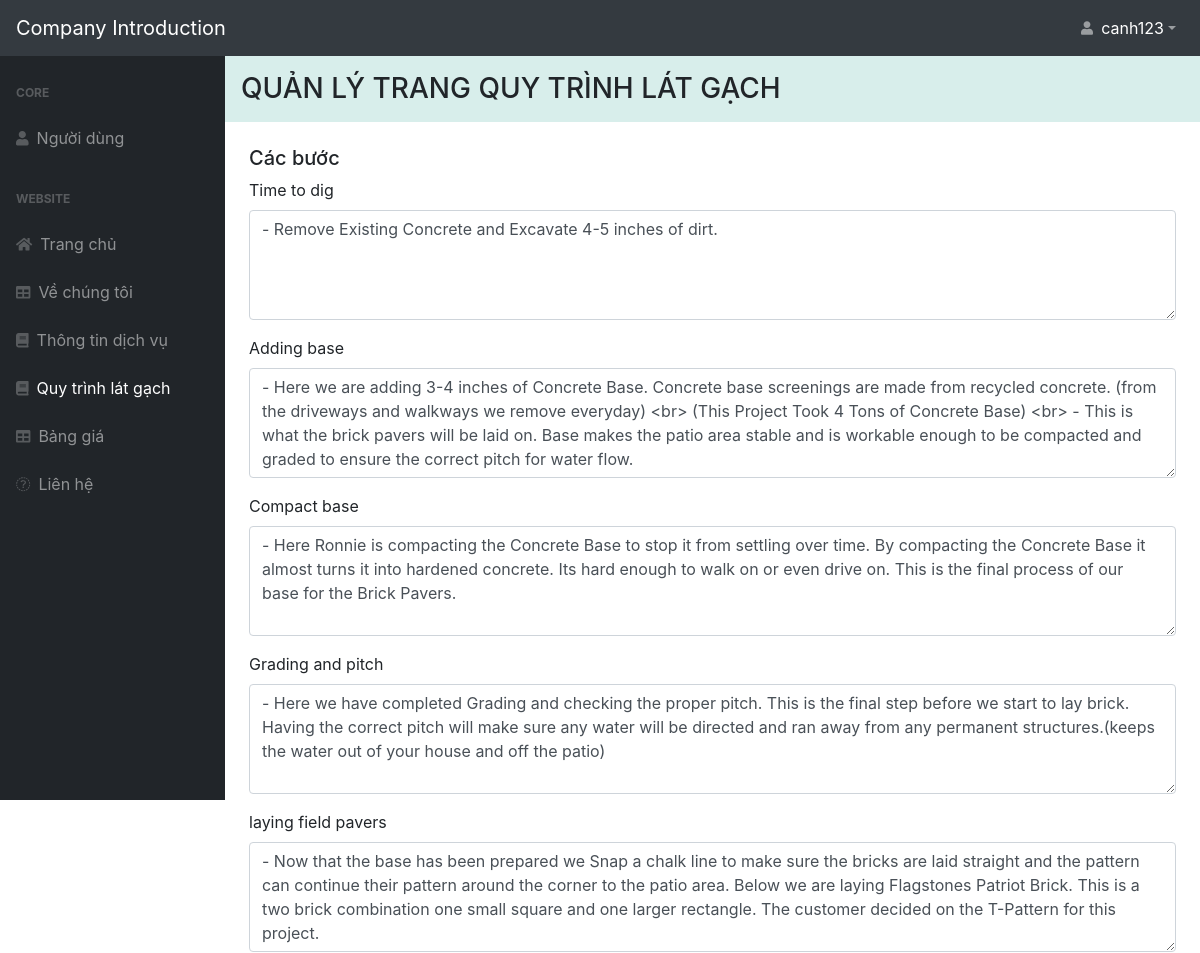
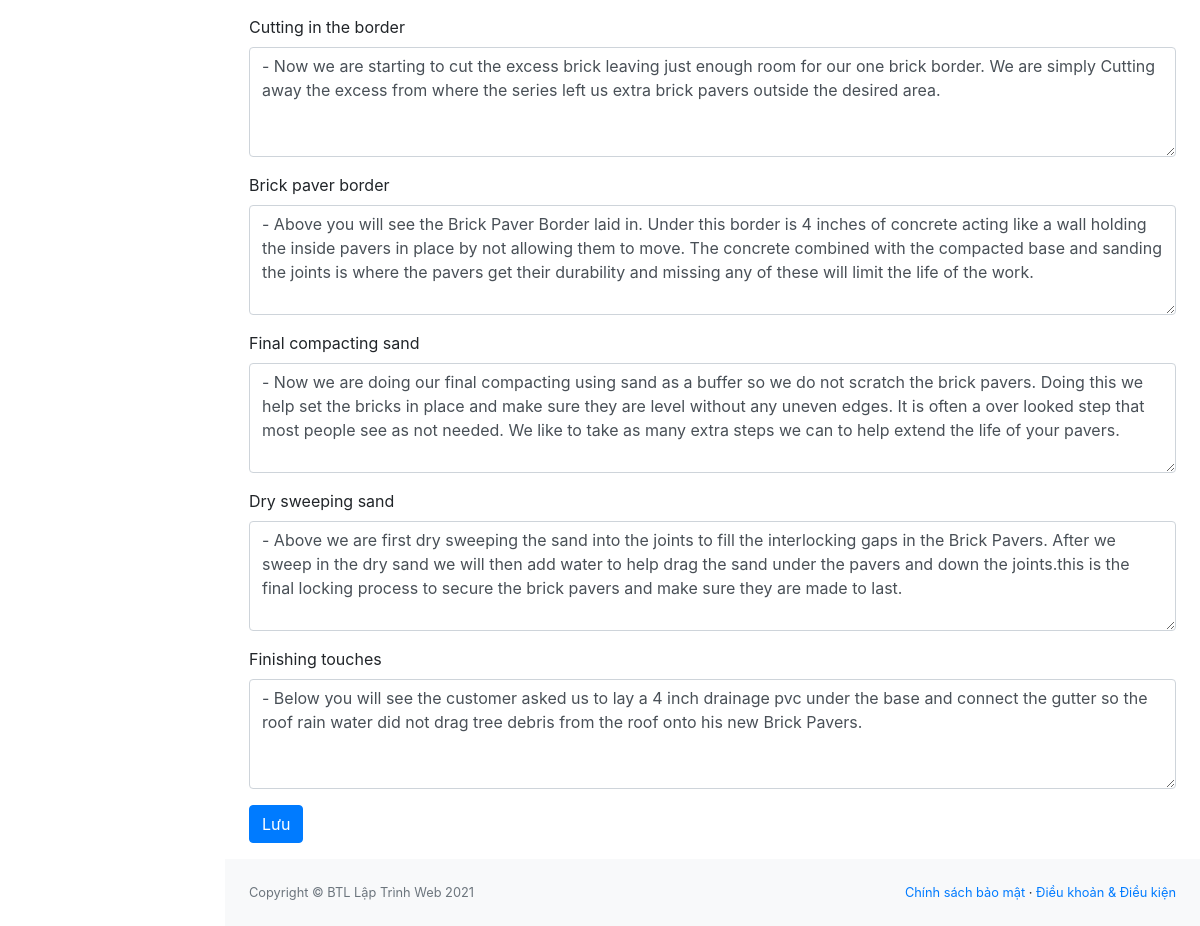
Screenshot of /admin/process-paving.php (signed in) with the database file from the repository (2 pictures, top to bottom).
### tables this page shows
CREATE TABLE `educated_service_info` (
  `id` int(11) NOT NULL,
  `time_to_dig` text NOT NULL,
  `adding_base` text NOT NULL,
  `compact_base` text NOT NULL,
  `grading_and_pitch` text NOT NULL,
  `laying_field_pavers` text NOT NULL,
  `cutting_in_the_border` text NOT NULL,
  `brick_paver_border` text NOT NULL,
  `final_compacting_sand` text NOT NULL,
  `dry_sweeping_sand` text NOT NULL,
  `finishing_touches` text NOT NULL
);

### admin/process-paving.php (the view, shortened to what this page needs)
<?php
include 'conn.php';
?>
<!DOCTYPE html>
<html lang="en">
<head>
    <link rel="stylesheet" href="https://maxcdn.bootstrapcdn.com/bootstrap/4.4.1/css/bootstrap.min.css">
    <link href="../css/style-admin.css" rel="stylesheet" type="text/css">
</head>
<body class="sb-nav-fixed">
    <?php
        if (isset($_SESSION["username"])) {
    ?>
    <?php
        $sql = "select * from educated_service_info where id=1";
        $result = mysqli_query($conn, $sql);
        $row = mysqli_fetch_array($result);
    ?>
    <nav class="sb-topnav navbar navbar-expand navbar-dark bg-dark">
        <a class="navbar-brand" href="index.html">Company Introduction</a>
        <ul class="navbar-nav ml-auto">
            <li class="nav-item dropdown">
                <a class="nav-link dropdown-toggle" id="userDropdown" href="#" role="button" data-toggle="dropdown"
                    aria-haspopup="true" aria-expanded="false">
                    <i class="fas fa-user fa-fw pr-2"></i><span class="text-white"><?php echo $_SESSION["username"]; ?></span></a>
            </li>
        </ul>
    </nav>
    <div id="layoutSidenav">
        <div id="layoutSidenav_nav">
            <nav class="sb-sidenav accordion sb-sidenav-dark" id="sidenavAccordion">
                <div class="sb-sidenav-menu">
                    <div class="nav">
                        <div class="sb-sidenav-menu-heading">Core</div>
                        <a class="nav-link" href="users.php">
                            <div class="sb-nav-link-icon"><i class="fa fa-user"></i></div>
                            Người dùng
                        </a>
                        <div class="sb-sidenav-menu-heading">Website</div>
                        <a class="nav-link" href="index.php">
                            <div class="sb-nav-link-icon"><i class="fa fa-home"></i></div>
                            Trang chủ
                        </a>
                        <a class="nav-link" href="about-us.php">
                            <div class="sb-nav-link-icon"><i class="fas fa-table"></i></div>
                            Về chúng tôi
                        </a>
                        <a class="nav-link" href="service-info.php">
                            <div class="sb-nav-link-icon"><i class="fa fa-book"></i></div>
                            Thông tin dịch vụ
                        </a>
                        <a class="nav-link" style="color:#fff;" href="process-paving.php">
                            <div class="sb-nav-link-icon"><i class="fa fa-book"></i></div>
                            Quy trình lát gạch
                        </a>
                        <a class="nav-link" href="pricing.php">
                            <div class="sb-nav-link-icon"><i class="fas fa-table"></i></div>
                            Bảng giá
                        </a>
                        <a class="nav-link" href="contact-us.php">
                            <div class="sb-nav-link-icon"><i class="fa fa-picture-o"></i></div>
                            Liên hệ
                        </a>
                    </div>
                </div>
            </nav>
        </div>
        <div id="layoutSidenav_content">
            <main class="pb-3">
                <div class="container-fluid px-0">
                    <h3 class="pl-3 py-3 admin-title">QUẢN LÝ TRANG QUY TRÌNH LÁT GẠCH</h3>
                    <div class="px-4 mt-4">
                        <form id="indexFrm" method="post" action="<?php echo htmlspecialchars($_SERVER["PHP_SELF"]);?>">
                            <div class="mt-2">
                                <h5>Các bước</h5>
                            </div>
                            <div class="form-group">
                                <label for="ourService">Time to dig</label>
                                <textarea class="form-control" name="time_to_dig" rows="4" cols="50" ><?php echo $row['time_to_dig'] ?></textarea>
                            </div>
                            <div class="form-group">
                                <label for="ourService">Adding base</label>
                                <textarea class="form-control" name="adding_base" rows="4" cols="50" ><?php echo $row['adding_base'] ?></textarea>
                            </div>
                            <div class="form-group">
                                <label for="ourService">Compact base</label>
                                <textarea class="form-control" name="compact_base" rows="4" cols="50" ><?php echo $row['compact_base'] ?></textarea>
                            </div>
                            <div class="form-group">
                                <label for="service">Grading and pitch</label>
                                <textarea class="form-control" name="grading_and_pitch" rows="4" cols="50" ><?php echo $row['grading_and_pitch'] ?></textarea>
                            </div>
                            <div class="form-group">
                                <label for="ourService">laying field pavers</label>
                                <textarea class="form-control" name="laying_field_pavers" rows="4" cols="50" ><?php echo $row['laying_field_pavers'] ?></textarea>
                            </div>
                            <div class="form-group">
                                <label for="ourService">Cutting in the border</label>
                                <textarea class="form-control" name="cutting_in_the_border" rows="4" cols="50" ><?php echo $row['cutting_in_the_border'] ?></textarea>
                            </div>
                            <div class="form-group">
                                <label for="ourService">Brick paver border</label>
                                <textarea class="form-control" name="brick_paver_border" rows="4" cols="50" ><?php echo $row['brick_paver_border'] ?></textarea>
                            </div>
                            <div class="form-group">
                                <label for="service">Final compacting sand</label>
                                <textarea class="form-control" name="final_compacting_sand" rows="4" cols="50" ><?php echo $row['final_compacting_sand'] ?></textarea>
                            </div>
                            <div class="form-group">
                                <label for="ourService">Dry sweeping sand</label>
                                <textarea class="form-control" name="dry_sweeping_sand" rows="4" cols="50" ><?php echo $row['dry_sweeping_sand'] ?></textarea>
                            </div>
                            <div class="form-group">
                                <label for="service">Finishing touches</label>
                                <textarea class="form-control" name="finishing_touches" rows="4" cols="50" ><?php echo $row['finishing_touches'] ?></textarea>
                            </div>
                            <button type="submit" id="btn-index" class="btn btn-primary">Lưu</button>
                        </form>
                    </div>
                </div>
            </main>
            <footer class="footer py-4 bg-light mt-auto">
                <div class="container-fluid">
                    <div class="d-flex align-items-center justify-content-between small">
                        <div class="text-muted">Copyright © BTL Lập Trình Web 2021</div>
                        <div>
                            <a href="#">Chính sách bảo mật</a>
                            &middot;
                            <a href="#">Điều khoản &amp; Điều kiện</a>
                        </div>
                    </div>
                </div>
            </footer>
        </div>
        <?php
            } else {
                header('location:login.php');
            }
        ?>
</body>
</html>

### css/style-admin.css (style rules this page uses)
.nav { display: flex; flex-wrap: wrap; padding-left: 0; margin-bottom: 0; list-style: none; }
.nav-link { display: block; padding: 0.5rem 1rem; }
.navbar { position: relative; display: flex; flex-wrap: wrap; align-items: center; justify-content: space-between; padding: 0.5rem 1rem; }
.navbar-brand { display: inline-block; padding-top: 0.3125rem; padding-bottom: 0.3125rem; margin-right: 1rem; font-size: 1.25rem; line-height: inherit; white-space: nowrap; }
.navbar-nav { display: flex; flex-direction: column; padding-left: 0; margin-bottom: 0; list-style: none; }
.navbar-nav .nav-link { padding-right: 0; padding-left: 0; }
.navbar-expand { flex-flow: row nowrap; justify-content: flex-start; }
.navbar-expand .navbar-nav { flex-direction: row; }
.navbar-expand .navbar-nav .nav-link { padding-right: 0.5rem; padding-left: 0.5rem; }
.navbar-dark .navbar-brand { color: #fff; }
.navbar-dark .navbar-nav .nav-link { color: rgba(255, 255, 255, 0.5); }
.fixed-top, .sb-nav-fixed #layoutSidenav #layoutSidenav_nav, .sb-nav-fixed .sb-topnav { position: fixed; top: 0; right: 0; left: 0; z-index: 1030; }
html, body { height: 100%; }
.container, .container-fluid, .container-sm, .container-md, .container-lg, .container-xl { padding-left: 1.5rem; padding-right: 1.5rem; }
#layoutSidenav { display: flex; }
#layoutSidenav #layoutSidenav_nav { flex-basis: 225px; flex-shrink: 0; transition: transform 0.15s ease-in-out; z-index: 1038; transform: translateX(-225px); }
#layoutSidenav #layoutSidenav_content { position: relative; display: flex; flex-direction: column; justify-content: space-between; min-width: 0; flex-grow: 1; min-height: calc(100vh - 56px); margin-left: -225px; }
@media (min-width: 992px) { #layoutSidenav #layoutSidenav_nav { transform: translateX(0); } }
@media (min-width: 992px) { #layoutSidenav #layoutSidenav_content { margin-left: 0; transition: margin 0.15s ease-in-out; } }
.sb-nav-fixed .sb-topnav { z-index: 1039; }
.sb-nav-fixed #layoutSidenav #layoutSidenav_nav { width: 225px; height: 100vh; z-index: 1038; }
.sb-nav-fixed #layoutSidenav #layoutSidenav_nav .sb-sidenav { padding-top: 56px; }
.sb-nav-fixed #layoutSidenav #layoutSidenav_nav .sb-sidenav .sb-sidenav-menu { overflow-y: auto; }
.sb-nav-fixed #layoutSidenav #layoutSidenav_content { padding-left: 225px; top: 56px; }
.nav .nav-link .sb-nav-link-icon, .sb-sidenav-menu .nav-link .sb-nav-link-icon { margin-right: 0.5rem; }
.sb-topnav { padding-left: 0; height: 56px; z-index: 1039; }
.sb-topnav .navbar-brand { width: 225px; padding-left: 1rem; padding-right: 1rem; margin: 0; }
.sb-sidenav { display: flex; flex-direction: column; height: 100%; flex-wrap: nowrap; }
.sb-sidenav .sb-sidenav-menu { flex-grow: 1; }
.sb-sidenav .sb-sidenav-menu .nav { flex-direction: column; flex-wrap: nowrap; }
.sb-sidenav .sb-sidenav-menu .nav .sb-sidenav-menu-heading { padding: 1.75rem 1rem 0.75rem; font-size: 0.75rem; font-weight: bold; text-transform: uppercase; }
.sb-sidenav .sb-sidenav-menu .nav .nav-link { display: flex; align-items: center; padding-top: 0.75rem; padding-bottom: 0.75rem; position: relative; }
.sb-sidenav .sb-sidenav-menu .nav .nav-link .sb-nav-link-icon { font-size: 0.9rem; }
.sb-sidenav-dark { background-color: #212529; color: rgba(255, 255, 255, 0.5); }
.sb-sidenav-dark .sb-sidenav-menu .sb-sidenav-menu-heading { color: rgba(255, 255, 255, 0.25); }
.sb-sidenav-dark .sb-sidenav-menu .nav-link { color: rgba(255, 255, 255, 0.5); }
.sb-sidenav-dark .sb-sidenav-menu .nav-link .sb-nav-link-icon { color: rgba(255, 255, 255, 0.25); }
.admin-title { background-color: #d8eeeb; margin: 0; }

### rows the page displays
educated_service_info: time_to_dig "- Remove Existing Concrete and Excavate 4-5 inches of dirt.", adding_base "- Here we are adding 3-4 inches of Concrete Base. Concrete base screenings are made from recycled concrete. (from the driveways and walkways we remove everyday) <br> (This Project Took 4 Tons of Concrete Base) <br> - This is what the brick pavers will be laid on. Base makes the patio area stable and is workable enough to be compacted and graded to ensure the correct pitch for water flow.", compact_base "- Here Ronnie is compacting the Concrete Base to stop it from settling over time. By compacting the Concrete Base it almost turns it into hardened concrete. Its hard enough to walk on or even drive on. This is the final process of our base for the Brick Pavers.", grading_and_pitch "- Here we have completed Grading and checking the proper pitch. This is the final step before we start to lay brick. Having the correct pitch will make sure any water will be directed and ran away from any permanent structures.(keeps the water out of your house and off the patio)", laying_field_pavers "- Now that the base has been prepared we Snap a chalk line to make sure the bricks are laid straight and the pattern can continue their pattern around the corner to the patio area. Below we are laying Flagstones Patriot Brick. This is a two brick combination one small square and one larger rectangle. The customer decided on the T-Pattern for this project.", cutting_in_the_border "- Now we are starting to cut the excess brick leaving just enough room for our one brick border. We are simply Cutting away the excess from where the series left us extra brick pavers outside the desired area.", brick_paver_border "- Above you will see the Brick Paver Border laid in. Under this border is 4 inches of concrete acting like a wall holding the inside pavers in place by not allowing them to move. The concrete combined with the compacted base and sanding the joints is where the pavers get their durability and missing any of these will limit the life of the work.", final_compacting_sand "- Now we are doing our final compacting using sand as a buffer so we do not scratch the brick pavers. Doing this we help set the bricks in place and make sure they are level without any uneven edges. It is often a over looked step that most people see as not needed. We like to take as many extra steps we can to help extend the life of your pavers.", dry_sweeping_sand "- Above we are first dry sweeping the sand into the joints to fill the interlocking gaps in the Brick Pavers. After we sweep in the dry sand we will then add water to help drag the sand under the pavers and down the joints.this is the final locking process to secure the brick pavers and make sure they are made to last.", finishing_touches "- Below you will see the customer asked us to lay a 4 inch drainage pvc under the base and connect the gutter so the roof rain water did not drag tree debris from the roof onto his new Brick Pavers."

### other values shown
$_SESSION["username"] "canh123"
